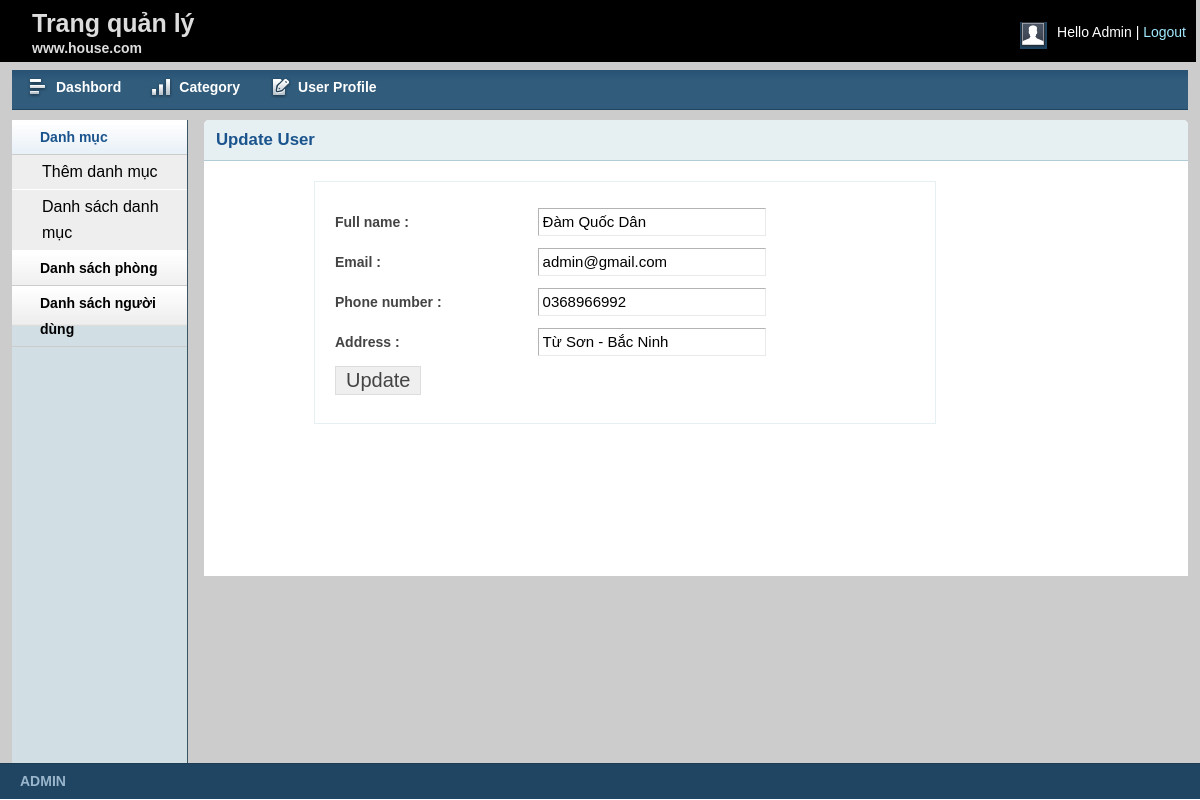
Page /admin/useredit.php?userid=1 (signed in) on the committed database.
### tables this page shows
CREATE TABLE `tbl_user` (
  `user_id` int(11) UNSIGNED NOT NULL,
  `user_email` varchar(50) NOT NULL DEFAULT '0',
  `user_password` varchar(50) NOT NULL DEFAULT '0',
  `user_phone` varchar(15) NOT NULL DEFAULT '',
  `user_name` varchar(100) NOT NULL DEFAULT '',
  `user_address` varchar(200) NOT NULL DEFAULT ''
);

### modules/database.php (called while the page is built, shortened)
<?php
Class Database{
public $host = HOST;
public $user = USERNAME;
public $pass = PASSWORD;
public $dbname = DB_NAME1;
public $link;
private function connectDB(){
$this->link = new mysqli($this->host, $this->user, $this->pass,
$this->dbname);
}
public function select($query){
$result = $this->link->query($query) or
die($this->link->error.__LINE__);
if($result->num_rows > 0){
return $result;
} else {
return false;
}
}
}

### models/user_model.php (called while the page is built, shortened)
<?php
    include '../modules/database.php';
?>
<?php
     class User_Model
     {
        private $db;
        public function __construct()
        {
            $this->db = new Database();
        }
        public function getuserid($id) {
            $query = "SELECT * FROM tbl_user where user_id = '$id' ";
            $result = $this->db->select($query);
            return $result;
        }
    }
?>

### admin/useredit.php (the view, shortened to what this page needs)
<?php include 'inc/header.php';?>
<?php include 'inc/sidebar.php';?>
<?php
    include "../models/user_model.php";
?>
<?php
    if(isset($_GET['userid']) ){
        $id = $_GET['userid'];
    }
    $class = new User_Model();
?>
        <div class="grid_10">
            <div class="box round first grid">
                <h2>Update User</h2>
               <div class="block copyblock">
                <?php
                    $get_user_id = $class->getuserid($id);
                    if($get_user_id){
                        while($result = $get_user_id-> fetch_assoc()){
                ?>
                 <form action="" method="POST">
                    <table class="form">
                        <tr>
                            <td>
                                <label>Full name :</label>
                            </td>
                            <td>
                            <input type="text" value="<?php echo $result['user_name'] ?>" id="user-name" class="medium" placeholder="Full name" required="" autofocus="" name="user_name">
                            </td>
                        </tr>
                        <tr>
                            <td>
                                <label>Email :</label>
                            </td>
                            <td>
                                <input type="email" value="<?php echo $result['user_email'] ?>" id="user-email" class="medium" placeholder="Email" required autofocus="" name="user_email">
                            </td>
                        </tr>
                        <tr>
                            <td>
                                <label>Phone number :</label>
                            </td>
                            <td>
                                <input type="text" value="<?php echo $result['user_phone'] ?>" id="user-phone" class="medium" placeholder="Phone number" required autofocus="" name="user_phone">
                            </td>
                        </tr>
                        <tr>
                            <td>
                                <label>Address :</label>
                            </td>
                            <td>
                                <input type="text" value="<?php echo $result['user_address'] ?>" id="user-address" class="medium" placeholder="Address" required autofocus="" name="user_address">
                            </td>
                        </tr>
						<tr>
                            <td>
                                <input type="submit" name="submit" Value="Update" />
                            </td>
                        </tr>
                    </table>
                    </form>
                    <?php
                     }
                    }
                    ?>
                </div>
            </div>
        </div>
<?php include 'inc/footer.php';?>

### admin/css/layout.css (style rules this page uses)
body { background: #fff none repeat scroll 0 0; color: #444; font-size: 14px; padding: 0; }
h1, h2, h3, h4, h5, h6 { line-height:1.2em; margin-bottom:.3em; }
h2 { margin-top:1em; }
.box { background:#fff; margin-bottom:20px; padding:10px 10px 10px 10px; margin-left:-8px; }
.box.grid { padding-bottom:40px; }
.box.round { -moz-border-radius: 5px 5px 0px 0px; -webkit-border-radius: 5px 5px 0px 0px; border-radius: 5px 5px 0px 0px; }
.box h2 { font-size:1.2em; font-weight:bold; color:#1B548D; background:#E6F0F3; margin:-10px -10px 0 -10px; padding:10px 12px; border-bottom:1px solid #B3CBD6; -moz-border-radius: 5px 5px 0px 0px; -webkit-border-radius: 5px 5px 0px 0px; border-radius: 5px 5px 0px 0px; }
.box.first { min-height: 406px; }
.block { padding-top:20px; }
.copyblock { border: 1px solid #e6f0f3; line-height: 32px; margin-left: 100px; margin-top: 20px; padding-left: 20px; width: 600px; }
table.form { width:100%; }
table.form td { padding:4px 0px; }
table.form label { font-weight:bold; }
table.form input, table.form select { font-size: 15px; padding: 4px 4px 5px 4px; border-top: 1px solid #b3b3b3; border-left: 1px solid #b3b3b3; border-right: 1px solid #eaeaea; border-bottom: 1px solid #eaeaea; }
table.form input[type="submit"] { border: 1px solid #ddd; color: #444; cursor: pointer; font-size: 20px; padding: 2px 10px; }
input.medium { width: 55%; }
.block { padding-bottom:1px; }

### rows in the picture
tbl_user: user_name "Đàm Quốc Dân", user_email "admin@gmail.com", user_phone "0368966992", user_address "Từ Sơn - Bắc Ninh"
